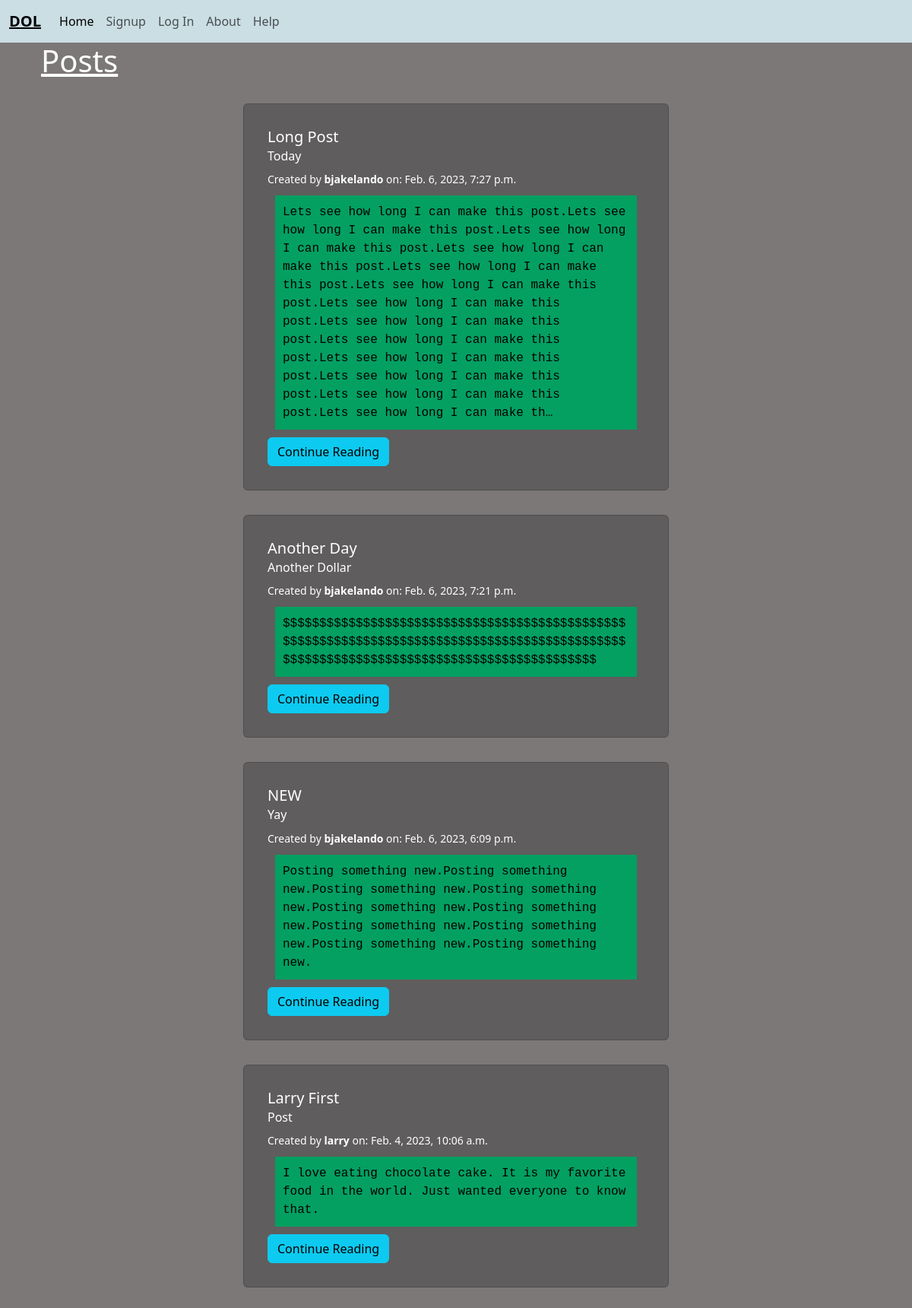
/posts/, run on the app's committed database.
### posts/models.py (models this page shows, shortened)
class Post(models.Model):
    title = models.CharField(max_length=256)
    subtitle = models.CharField(max_length=256)
    body = models.TextField()
    created_on = models.DateTimeField(auto_now_add=True)
    author = models.ForeignKey(
        get_user_model(),
        on_delete=models.CASCADE
    )
    status = models.ForeignKey(
        Status,
        on_delete=models.CASCADE,
        default = 2)

### posts/views.py (the view)
# urls.py: path('', views.PostListView.as_view(), name ='list'),
class PostListView(ListView):
    template_name = 'posts/list.html'
    model = Post
    def get_context_data(self, **kwargs):
            context = super().get_context_data(**kwargs)
            status = Status.objects.get(id=1)
            context["post_list"] = Post.objects.filter(
                status=status).order_by("created_on").reverse()
            return context

### templates/posts/list.html (shortened to what this page needs)
{% extends 'base.html' %}
{% load static %}
{% block content %}
<body class="homeBody">
<div class ="container">
<h1><u>Posts</u></h1>
{% for post in post_list %}
    <div class ="card">
        <div class ="card-body">
            <h5 class = "card-title">{{ post.title }}</h5>
            <h6 class="card-subtitle mb-2">{{ post.subtitle }}</h6>
            <small> Created by <b>{{ post.author }}</b> on: {{post.created_on }}</small>
            <p id="postBody" class = "card-text">{{ post.body | truncatechars:500 }}</p>
            <a href="{% url 'detail' post.id %}" class ="btn btn-info">Continue Reading</a>
        </div>
    </div>
{% endfor %}
</div>
</body>
{% endblock content %}

### static/css/base.css (style rules this page uses)
#postBody { background-color: rgb(3, 160, 98); color: black; font-family: 'Courier New', Courier, monospace; }
.card { width: 30%; margin: 2rem auto; padding: 15px; width:35rem; background-color: rgb(95, 93, 93); color: white; }
.card-text { padding: 10px; margin: 10px; }
.homeBody { background-color: rgb(124, 120, 120); color: white; }

### data on the page
Post: title "Long Post", subtitle "Today", author "bjakelando", created_on "Feb. 6, 2023, 7:27 p.m.", body "Lets see how long I can make this post.Lets see how long I can make this post.Lets see how long I can make this post.Lets see how long I can make this post.Lets see how long I can make this post.Lets see how long I can make this post.Lets see how long I can make this post.Lets see how long I can make this post.Lets see how long I can make this post.Lets see how long I can make this post.Lets see how long I can make this post.Lets see how long I can make this post.Lets see how long I can make th…"
Post: title "Another Day", subtitle "Another Dollar", author "bjakelando", created_on "Feb. 6, 2023, 7:21 p.m.", body "$$$$$$$$$$$$$$$$$$$$$$$$$$$$$$$$$$$$$$$$$$$$$$$$$$$$$$$$$$$$$$$$$$$$$$$$$$$$$$$$$$$$$$$$$$$$$$$$$$$$$$$$$$$$$$$$$$$$$$$$$$$$$$$$$$$$$$$$$"
Post: title "NEW", subtitle "Yay", author "bjakelando", created_on "Feb. 6, 2023, 6:09 p.m.", body "Posting something new.Posting something new.Posting something new.Posting something new.Posting something new.Posting something new.Posting something new.Posting something new.Posting something new.Posting something new."
Post: title "Larry First", subtitle "Post", author "larry", created_on "Feb. 4, 2023, 10:06 a.m.", body "I love eating chocolate cake. It is my favorite food in the world. Just wanted everyone to know that."
